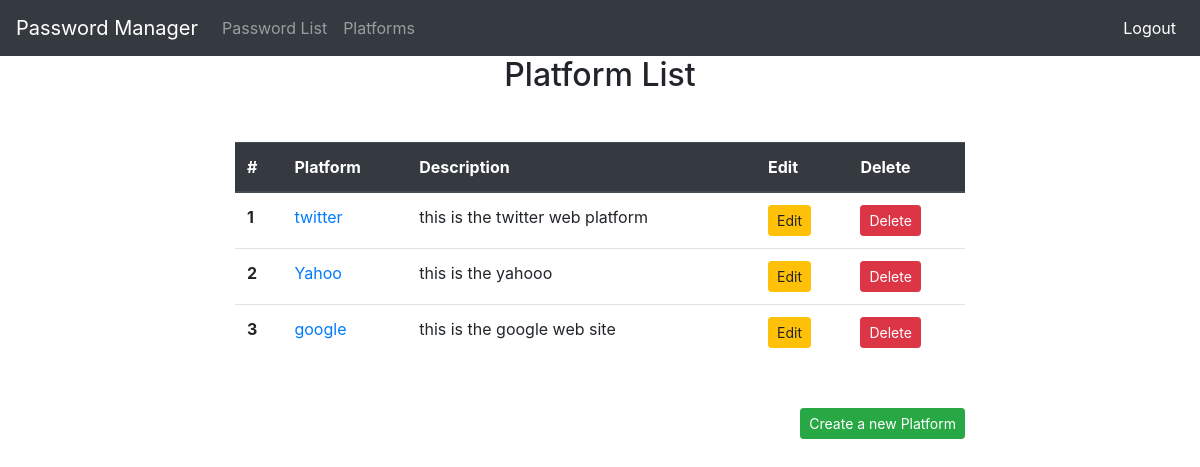
Page /platforms/list/ (signed in) on the committed database.
### platforms/models.py (models this page shows, shortened)
class Platform(models.Model):
    name = models.CharField(max_length=255)
    url = models.URLField()
    description = models.TextField(blank=True, null=True)
    def get_absolute_url(self):
        return reverse('platforms:detail', kwargs={'pk': self.pk})
    def get_absolute_update_url(self):
        return reverse('platforms:update', kwargs={'pk': self.pk})
    def get_absolute_delete_url(self):
        return reverse('platforms:delete', kwargs={'pk': self.pk})

### platforms/views.py (the view)
# urls.py: path('list/', PlatformLitView.as_view(), name='list'),
class PlatformLitView(LoginRequiredMixin, ListView):
    model = Platform

### platforms/templates/platforms/platform_list.html
{% extends 'base.html' %}
{% block content %}
<div class="container">
    <div class="row">
        <div class="col-8 mx-auto">
            <h2 class="text-center">Platform List</h2>
            <table class="table mt-5">
                <thead class="thead-dark">
                    <tr>
                        <th scope="col">#</th>
                        <th scope="col">Platform</th>
                        <th scope="col">Description</th>
                        <th scope="col">Edit</th>
                        <th scope="col">Delete</th>
                    </tr>
                </thead>
                <tbody>
                    {% for platform in platform_list %}
                    <tr>
                        <th scope="row">{{ forloop.counter }}</th>
                        <td> <a href="{{ platform.get_absolute_url }}"> {{ platform.name }}</a> </td>
                        <td>{{ platform.description }}</td>
                        <td>
                            <a href="{{ platform.get_absolute_update_url }}" class="btn btn-warning btn-sm">
                                Edit
                            </a>
                        </td>
                        <td>
                            <a href="{{platform.get_absolute_delete_url}}" class="btn btn-danger btn-sm">
                                Delete
                            </a>
                        </td>
                    </tr>
                    {% endfor %}
                </tbody>
            </table>
            <div class="text-right mt-5">
                <a class="btn btn-success btn-sm" href="{% url 'platforms:create' %}">Create a new Platform</a>
            </div>
        </div>
    </div>
</div>
{% endblock content %}

### rows in the picture
Platform: name "twitter", description "this is the twitter web platform"
Platform: name "Yahoo", description "this is the yahooo"
Platform: name "google", description "this is the google web site"
